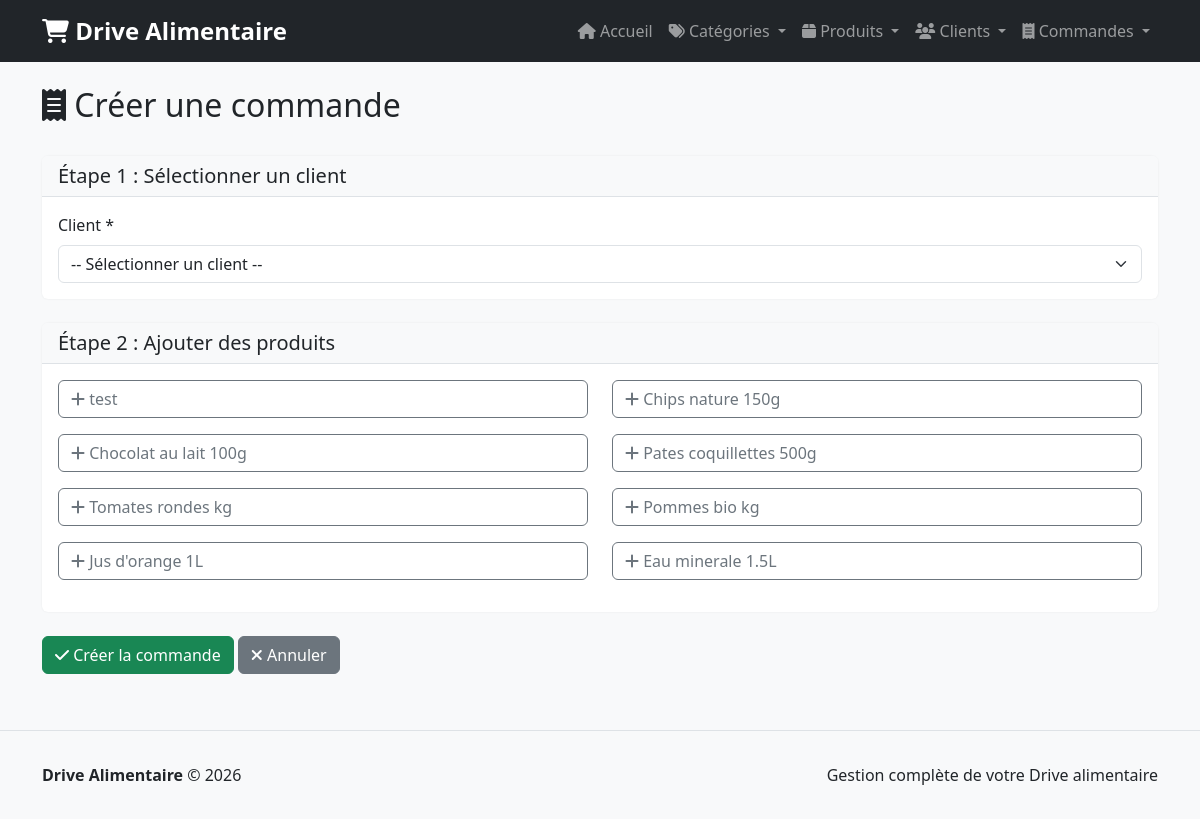
/commandes/creer/, run on the app's committed database.
### app/models_sqlite.py (models this page shows, shortened)
class Produit(models.Model):
    nom = models.CharField(max_length=200)
    prix = models.FloatField()
    marque = models.CharField(max_length=100, blank=True)
    date_peremption = models.DateField(blank=True, null=True)
    photo = models.ImageField(upload_to='produits/', blank=True, null=True)
    categorie = models.ForeignKey(Categorie, on_delete=models.CASCADE, related_name='produits')
    date_creation = models.DateTimeField(auto_now_add=True)
    class Meta:
        db_table = 'produits'
        ordering = ['-date_creation']

### app/views.py (the view, shortened to what this page needs)
# urls.py: path('commandes/creer/', views.creer_commande, name='creer_commande'),
def creer_commande(request):
    clients = Client.objects.all()
    produits = Produit.objects.all()
    return render(request, 'commandes/creer.html', {
        'clients': clients,
        'produits': produits,
    })

### app/models_sqlite.py (called while the page is built)
    def nom_complet(self):
        return f"{self.prenom} {self.nom}"

### templates/commandes/creer.html (shortened to what this page needs)
{% extends "base.html" %}
{% block content %}
<div class="row mb-4">
    <div class="col-md-12">
        <h2><i class="fas fa-receipt"></i> Créer une commande</h2>
    </div>
</div>
<form method="post">
    <div class="card mb-4">
        <div class="card-header">
            <h5 class="mb-0">Étape 1 : Sélectionner un client</h5>
        </div>
        <div class="card-body">
            <div class="form-group">
                <label for="id_client" class="form-label">Client *</label>
                <select name="client" id="id_client" class="form-select" required>
                    <option value="">-- Sélectionner un client --</option>
                </select>
            </div>
        </div>
    </div>
    <div class="card mb-4">
        <div class="card-header">
            <h5 class="mb-0">Étape 2 : Ajouter des produits</h5>
        </div>
        <div class="card-body">
            <div class="row">
                {% for produit in produits %}
                    <div class="col-md-6 mb-3">
                        <button type="button" class="btn btn-outline-secondary w-100 text-start" onclick="toggleLigne({{ produit.id }})">
                            <i class="fas fa-plus"></i> {{ produit.nom }}
                        </button>
                    </div>
                {% endfor %}
            </div>
        </div>
    </div>
    <div class="card-footer bg-light">
        <button type="submit" class="btn btn-success">
            <i class="fas fa-check"></i> Créer la commande
        </button>
        <a href="{% url 'liste_commandes' %}" class="btn btn-secondary">
            <i class="fas fa-times"></i> Annuler
        </a>
    </div>
</form>
{% endblock %}

### templates/base.html (style rules this page uses)
body { background-color: #f8f9fa; min-height: 100vh; display: flex; flex-direction: column; }
.card { box-shadow: 0 0 0.125rem rgba(0, 0, 0, 0.075); border: none; }
.card-header { background-color: #f8f9fa; border-bottom: 1px solid #dee2e6; }

### data on the page
Produit: nom "test"
Produit: nom "Chips nature 150g"
Produit: nom "Chocolat au lait 100g"
Produit: nom "Pates coquillettes 500g"
Produit: nom "Tomates rondes kg"
Produit: nom "Pommes bio kg"
Produit: nom "Jus d'orange 1L"
Produit: nom "Eau minerale 1.5L"
